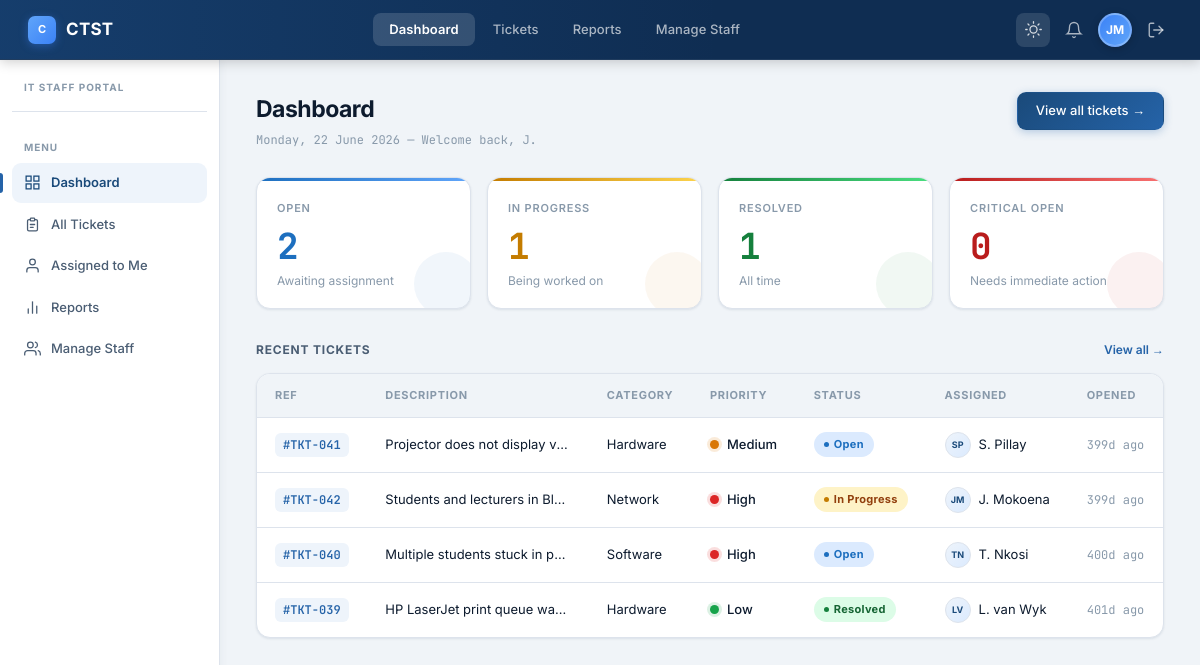
/dashboard.php (signed in), run on the app's committed database.
### tables this page shows
CREATE TABLE IF NOT EXISTS tblTickets (
    ticket_id    INT UNSIGNED AUTO_INCREMENT PRIMARY KEY,
    ticket_ref   VARCHAR(20) NOT NULL UNIQUE,     
    submitted_by VARCHAR(150) NOT NULL,            
    assigned_to  INT UNSIGNED NULL,
    category     ENUM('Network','Hardware','Software','Other') NOT NULL,
    priority     ENUM('Low','Medium','High') DEFAULT 'Medium',
    status       ENUM('Open','In Progress','Resolved','Closed') DEFAULT 'Open',
    title        VARCHAR(255) NOT NULL,
    description  TEXT NOT NULL,
    date_opened  DATETIME DEFAULT CURRENT_TIMESTAMP,
    date_closed  DATETIME NULL,
    FOREIGN KEY (assigned_to) REFERENCES tblStaff(staff_id) ON DELETE SET NULL
);

### includes/appData.php (called while the page is built, shortened)
<?php
$counts = $conn->query("
    SELECT
        COUNT(*)                                          AS total,
        SUM(status = 'Open')                             AS open,
        SUM(status = 'In Progress')                      AS in_progress,
        SUM(status = 'Resolved' OR status = 'Closed')   AS resolved,
        SUM(priority = 'Critical' AND status = 'Open')   AS critical
    FROM tblTickets
")->fetch_assoc();
$countOpen       = (int)($counts['open']        ?? 0);
$countInProgress = (int)($counts['in_progress'] ?? 0);
$countResolved   = (int)($counts['resolved']    ?? 0);
$countCritical   = (int)($counts['critical']    ?? 0);
function statusBadgeClass(string $status): string {
    return match ($status) {
        'Open'        => 'badge-open',
        'In Progress' => 'badge-progress',
        'Resolved'    => 'badge-resolved',
        'Closed'      => 'badge-resolved',
        default       => 'badge-open',
    };
}
function priorityDotClass(string $priority): string {
    return match ($priority) {
        'High', 'Critical' => 'dot-high',
        'Medium'           => 'dot-med',
        default            => 'dot-low',
    };
}
function initials(string $name): string {
    $words = array_filter(explode(' ', trim($name)));
    return strtoupper(implode('', array_map(fn($w) => $w[0], array_slice($words, 0, 2))));
}
function timeAgo(string $datetime): string {
    $diff = time() - strtotime($datetime);
    return (int)($diff / 86400) . 'd ago';
}

### dashboard.php (the view, shortened to what this page needs)
<?php
$conn       = getDbConnection();
require_once __DIR__ . '/includes/appData.php';
$recent = $conn->query(
    "SELECT t.ticket_id, t.ticket_ref, t.category, t.priority, t.status,
            t.description, t.date_opened,
            COALESCE(s.full_name, 'Unassigned') AS assigned_name
     FROM tblTickets t
     LEFT JOIN tblStaff s ON s.staff_id = t.assigned_to
     ORDER BY t.date_opened DESC LIMIT 6"
);
?>
<!DOCTYPE html>
<html lang="en">
<head>
    <link rel="stylesheet" href="assets/style.css">
</head>
<body>
<div class="app-shell">
<?php require __DIR__ . '/nav.php'; ?>
    <div class="page-header">
        <div>
            <div class="page-title">Dashboard</div>
            <div class="page-date"><?= date('l, d F Y') ?> &mdash; Welcome back, <?= htmlspecialchars(explode(' ', $_SESSION['staff_name'])[0]) ?></div>
        </div>
        <a class="btn-sm primary" href="tickets.php">View all tickets &rarr;</a>
    </div>
    <div class="metrics-row">
        <div class="metric-card open">
            <div class="metric-label">Open</div>
            <div class="metric-value"><?= $countOpen ?></div>
            <div class="metric-sub">Awaiting assignment</div>
        </div>
        <div class="metric-card progress">
            <div class="metric-label">In Progress</div>
            <div class="metric-value"><?= $countInProgress ?></div>
            <div class="metric-sub">Being worked on</div>
        </div>
        <div class="metric-card resolved">
            <div class="metric-label">Resolved</div>
            <div class="metric-value"><?= $countResolved ?></div>
            <div class="metric-sub">All time</div>
        </div>
        <div class="metric-card critical">
            <div class="metric-label">Critical Open</div>
            <div class="metric-value"><?= $countCritical ?></div>
            <div class="metric-sub">Needs immediate action</div>
        </div>
    </div>
    <div class="section-header">
        <div class="section-label">Recent Tickets</div>
        <a class="view-all-link" href="tickets.php">View all &rarr;</a>
    </div>
    <div class="table-card">
        <table>
            <thead>
                <tr>
                    <th>Ref</th>
                    <th>Description</th>
                    <th>Category</th>
                    <th>Priority</th>
                    <th>Status</th>
                    <th>Assigned</th>
                    <th>Opened</th>
                </tr>
            </thead>
            <tbody>
            <?php if ($recent->num_rows === 0): ?>
                <tr>
                    <td colspan="7">
                        <div class="empty-state">
                            <svg viewBox="0 0 24 24" fill="none" stroke="currentColor" stroke-width="1.5"><path d="M9 5H7a2 2 0 0 0-2 2v12a2 2 0 0 0 2 2h10a2 2 0 0 0 2-2V7a2 2 0 0 0-2-2h-2"/><rect x="9" y="3" width="6" height="4" rx="1"/></svg>
                            <div class="empty-state-title">No tickets yet</div>
                            <div class="empty-state-sub">Tickets submitted via the mobile app will appear here.</div>
                        </div>
                    </td>
                </tr>
            <?php else: ?>
                <?php while ($t = $recent->fetch_assoc()): ?>
                <tr onclick="location.href='ticket_detail.php?id=<?= $t['ticket_id'] ?>'" style="cursor:pointer">
                    <td><a class="ticket-id" href="ticket_detail.php?id=<?= $t['ticket_id'] ?>">#<?= htmlspecialchars($t['ticket_ref']) ?></a></td>
                    <td style="max-width:220px;overflow:hidden;text-overflow:ellipsis;white-space:nowrap"><?= htmlspecialchars($t['description']) ?></td>
                    <td><?= htmlspecialchars($t['category']) ?></td>
                    <td><div class="priority-cell"><div class="priority-dot <?= priorityDotClass($t['priority']) ?>"></div><?= htmlspecialchars($t['priority']) ?></div></td>
                    <td><span class="badge <?= statusBadgeClass($t['status']) ?>"><?= htmlspecialchars($t['status']) ?></span></td>
                    <td>
                        <div class="assignee-cell">
                            <div class="assignee-dot"><?= initials($t['assigned_name']) ?></div>
                            <?= htmlspecialchars($t['assigned_name']) ?>
                        </div>
                    </td>
                    <td style="font-family:var(--mono);font-size:12px;color:var(--text-muted)"><?= timeAgo($t['date_opened']) ?></td>
                </tr>
                <?php endwhile; ?>
            <?php endif; ?>
            </tbody>
        </table>
    </div>
</main>
</div>
</div>
</body>
</html>

### data on the page
tbltickets: ticket_ref "TKT-041", description "Projector does not display v…", category "Hardware", priority "Medium", status "Open", assigned_name "SP", assigned_name "S. Pillay", date_opened "399d ago"
tbltickets: ticket_ref "TKT-042", description "Students and lecturers in Bl…", category "Network", priority "High", status "In Progress", assigned_name "JM", assigned_name "J. Mokoena", date_opened "399d ago"
tbltickets: ticket_ref "TKT-040", description "Multiple students stuck in p…", category "Software", priority "High", status "Open", assigned_name "TN", assigned_name "T. Nkosi", date_opened "400d ago"
tbltickets: ticket_ref "TKT-039", description "HP LaserJet print queue wa…", category "Hardware", priority "Low", status "Resolved", assigned_name "LV", assigned_name "L. van Wyk", date_opened "401d ago"

### other printed values
$initials "JM"
explode(' ', $_SESSION['staff_name'])[0] "J."
$countOpen "2"
$countInProgress "1"
$countResolved "1"
$countCritical "0"
